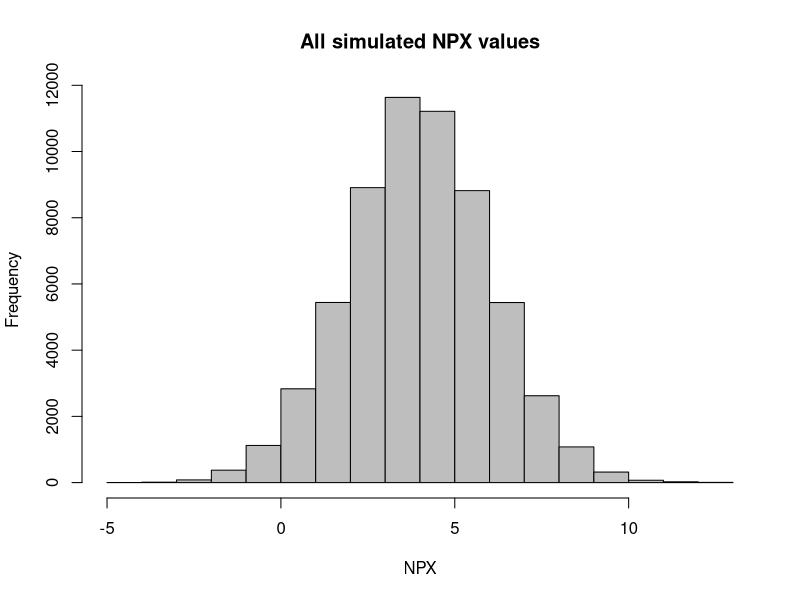
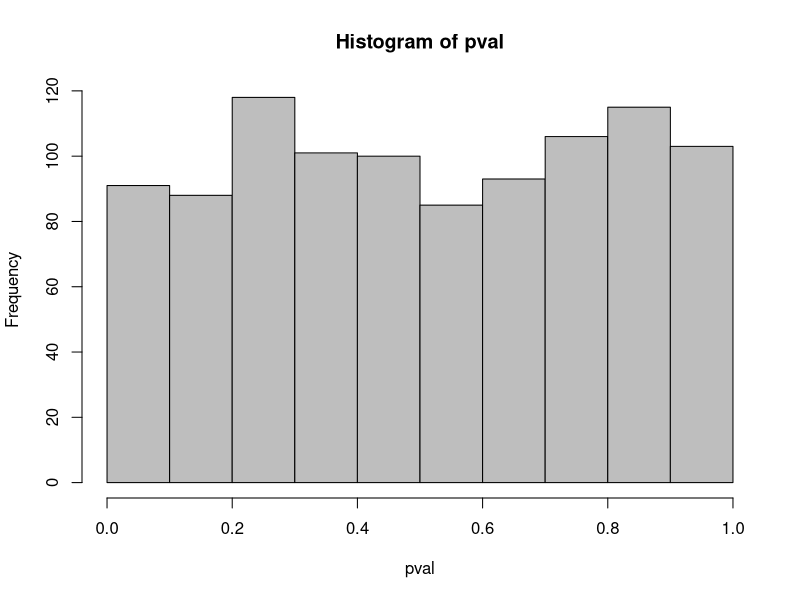
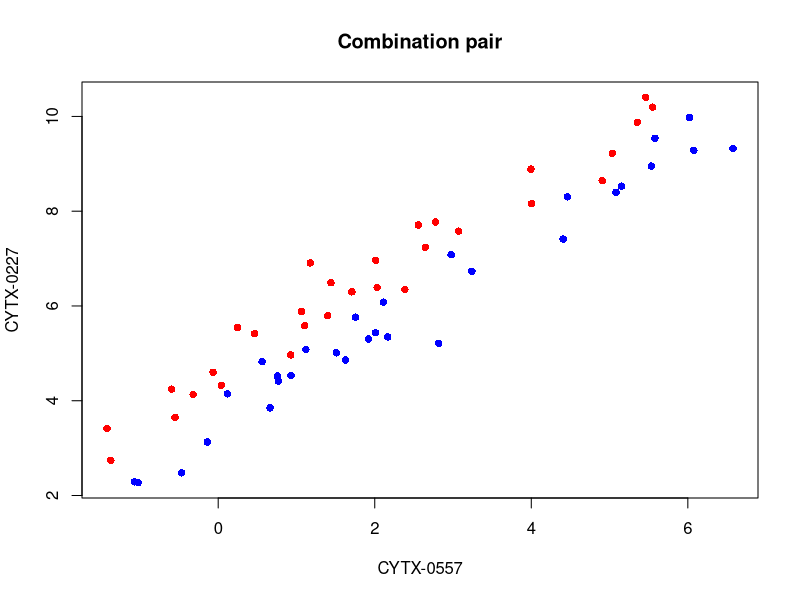
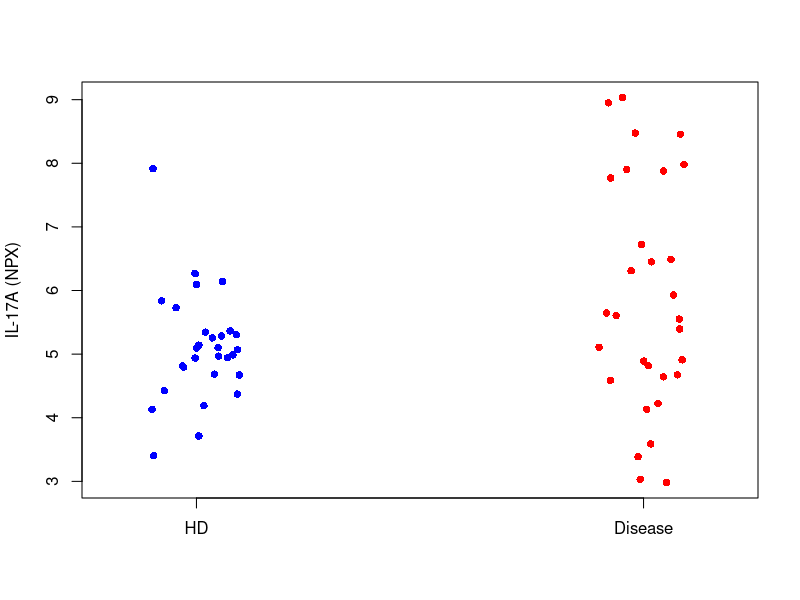
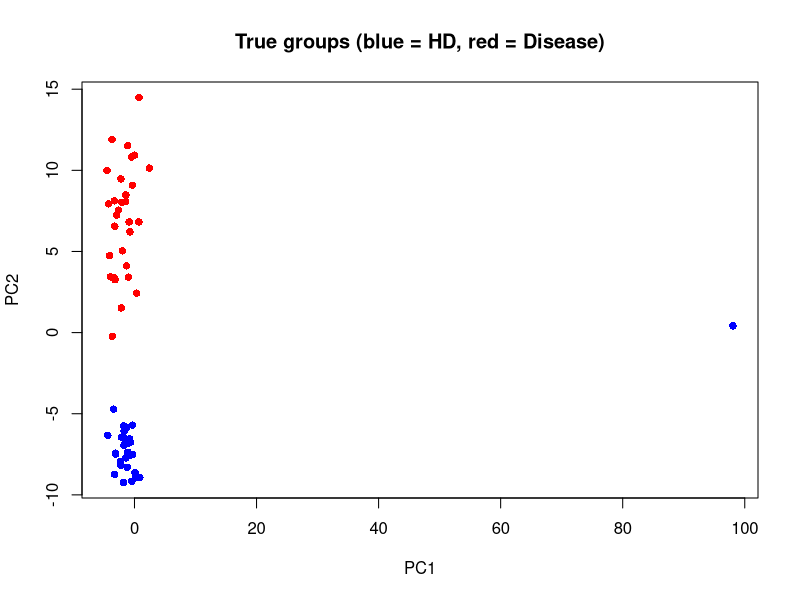
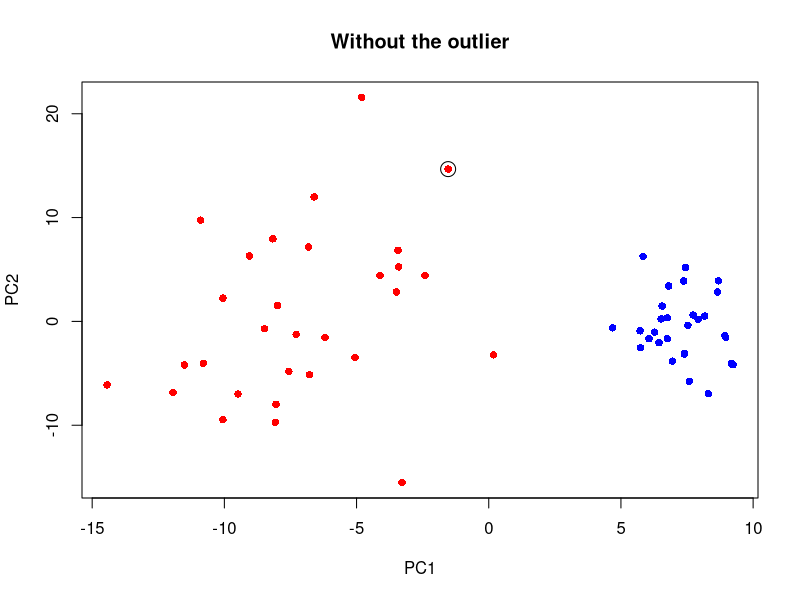
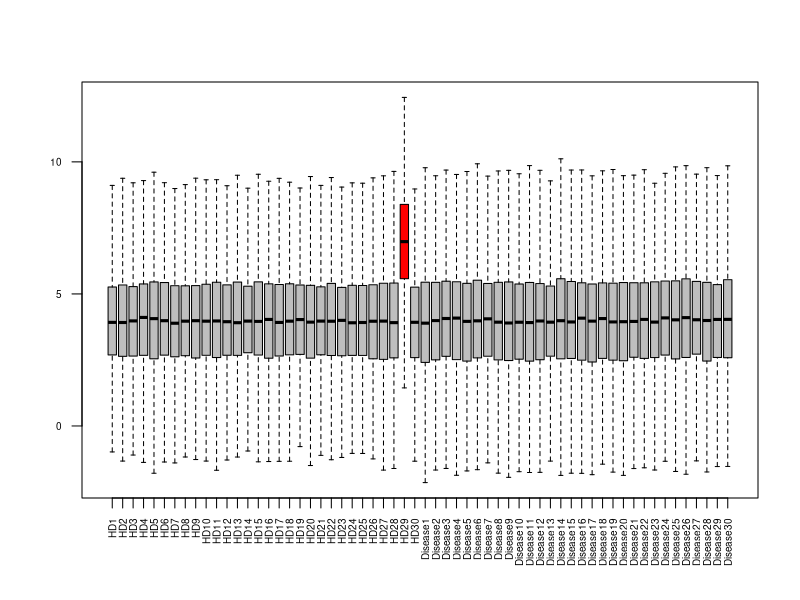
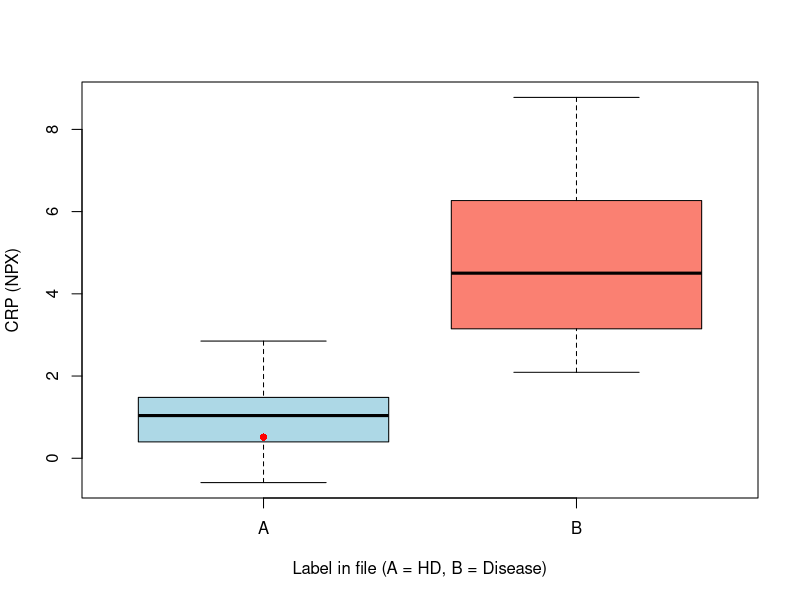

Here is the R script that generated these plots, in order:
## ---- chunk 1
olink_inflammation_cytokines_1000 = read.csv("olink_inflammation_cytokines_1000.csv")
## ---- chunk 2

set.seed(1)

# Defining dataset
n = 30      # Sample size
ng = 2      # Number of groups
p = 1000    # Number of variables

# Baseline level: some are abundant, some low
mu_p = rnorm(p, mean = 4, sd = 1.7)

# Biological variation between subjects
sd_p = runif(p, min = 0.6, max = 1.4)

# Putting data into a matrix
data = matrix(0, nrow = p, ncol = n*ng)
for (i in 1:p){
  data[i,] = rnorm(n*ng, mean = mu_p[i], sd = sd_p[i])
}

# Add column and row names to df
colnames(data) = c(paste("HD", 1:n, sep=""), paste("Disease", 1:n, sep=""))
rownames(data) = olink_inflammation_cytokines_1000$Assay
head(data)

# check overall distribution of the data, should be approx mean 4 and sd 2
mean(data)
sd(data)
hist(data, col = "grey", main = "All simulated NPX values", xlab = "NPX")

# columns of each group
hd_cols  = 1:n
dis_cols = (n + 1):(n * ng)
## ---- chunk 3
set.seed(2)                                   # separate seed for the manipulation

# Mean NPX increase in disease per marker (proteins not listed stay at 0)
marker_shift = c("IL-6"           = 2.5,
                 "TNF"            = 2.0,
                 "IL-1 beta"      = 2.0,
                 "IL-8"           = 2.0,
                 "CRP"            = 3.5,
                 "SAA1"           = 3.5,
                 "Calprotectin"   = 2.5,
                 "CXCL10 (IP-10)" = 2.0,
                 "CCL2 (MCP-1)"   = 2.0,
                 "IFN-gamma"      = 2.0)
all(names(marker_shift) %in% rownames(data))   # check that names are same

delta = marker_shift[rownames(data)]                    # NA for unlisted proteins
delta[is.na(delta)] = 0
delta = as.numeric(delta)

# Protein-to-protein variability around the marker shift
up = delta > 0
delta[up] = delta[up] + rnorm(sum(up), mean = 0, sd = 0.3)

# Disease severity per patient: 0.5 = mild, 1.5 = severe
severity = runif(n, min = 0.5, max = 1.5)

# Apply shift + inflate SD in the Disease group
sd_mult = 1.2                    # SD inflation for all Disease values 

dis      = data[, dis_cols]
dis_mean = rowMeans(dis)         # each protein's own disease mean

# Scale deviations around the protein mean (means stay put), then add the shift
dis = dis_mean + (dis - dis_mean) * sd_mult + outer(delta, severity)
data[, dis_cols] = dis

# Ground truth for validation
truth = data.frame(Protein   = rownames(data),
                   TrueDelta = delta,
                   Up        = up)
truth[truth$Up, ]


# Used further down in the answer key and review
inflam      = rownames(data)[up]
inflam_rows = which(up)
## ---- chunk 4

# 4.1 True diagnosis
group = c(rep("HD", n), rep("Disease", n))

# 4.2 Introduce 10 biomarkers
n_bio = 10

# Randomly select 10 proteins among synthetic ones (so they don't overlap with inflammation markers from section 3)
synthetic = which(olink_inflammation_cytokines_1000$Data_Source == "Synthetic placeholder")
biomarkers = sample(synthetic, n_bio)

# Effects in Disease group
fc = c(4, 3, 3, 2, 2, -4, -3, -3, -2, -2)

for (k in 1:n_bio) {
  data[biomarkers[k], dis_cols] =
    data[biomarkers[k], dis_cols] + fc[k]
}

# Display selected biomarkers
biomarker_names = rownames(data)[biomarkers]
biomarker_names

# 4.3 Introduce a combination marker (two proteins whose ratio differs)
combo = sample(setdiff(synthetic, biomarkers), 2)
combo_names = rownames(data)[combo]

shared = rnorm(n*ng, mean = 0, sd = 1.8)      # Variation shared by both proteins

data[combo[1],] = mu_p[combo[1]] + shared + rnorm(n*ng, mean = 0, sd = 0.3)
data[combo[2],] = mu_p[combo[2]] + shared + rnorm(n*ng, mean = 0, sd = 0.3)
data[combo[2], dis_cols] = data[combo[2], dis_cols] + 1   # Ratio is 2x higher in Disease

combo_names

# 4.4 Introduce a subgroup marker: IL-17A high in 8 of the 30 Disease patients
sub_marker = "IL-17A"
sub_marker %in% rownames(data) # check to see it's not misspelled

n_sub = 8
mildest = dis_cols[which.min(severity)]       # Kept out: this patient gets misdiagnosed in 4.6
subgroup = sample(setdiff(dis_cols, mildest), n_sub)

data[sub_marker, subgroup] = data[sub_marker, subgroup] + 3

# 4.5 Introduce one outlier patient
outlier = sample(hd_cols, 1)

data[, outlier] = data[, outlier] + 3

# 4.6 Introduce one misdiagnosed patient (mildest disease patient)
misdiag = mildest

group_obs = group
group_obs[misdiag] = "HD"

# Display the problematic patients
colnames(data)[outlier]
colnames(data)[misdiag]
colnames(data)[subgroup]
## ---- chunk 5
group_AB = ifelse(group_obs == "HD", "A", "B")   # A = HD, B = Disease

ord = sample(1:(n*ng))                           # Shuffle patient order
df = data.frame(group = group_AB[ord], t(data)[ord, ], check.names = FALSE)
write.csv(df, "simulated_dataset.csv", row.names = FALSE)

dim(df)                                          # Should be 60 x 1001
table(df$group)
## ---- chunk 6

# Proteins with a true difference between the groups
truth_proteins = data.frame(
  Protein    = c(inflam, biomarker_names, combo_names, sub_marker),
  Type       = c(rep("Inflammation marker", length(inflam)),
                 rep("Biomarker", n_bio),
                 rep("Combination pair (ratio)", 2),
                 "Subgroup marker (8 of 30 Disease)"),
  Effect_NPX = c(round(delta[inflam_rows], 2), fc, 0, 1, 3))  # Inflammation markers: average patient
# Combination pair: ratio is 2x (1 NPX) higher in Disease
truth_proteins

# Patients: true group, label in the file and row number in the file
truth_patients = data.frame(
  Patient       = colnames(data),
  True_group    = ifelse(group == "HD", "A", "B"),
  Label_in_file = group_AB,
  Row_in_file   = match(1:(n*ng), ord),
  Outlier       = 1:(n*ng) == outlier,
  Mislabelled   = group != group_obs,
  IL17_subgroup = 1:(n*ng) %in% subgroup)
truth_patients[truth_patients$Outlier | truth_patients$Mislabelled | truth_patients$IL17_subgroup, ]

write.csv(truth_proteins, "answer_key_proteins.csv", row.names = FALSE)
write.csv(truth_patients, "answer_key_patients.csv", row.names = FALSE)
## ---- chunk 7
# t-tests for all proteins (Welch's t-test, since Disease has a larger SD)
pval = NULL
for (i in 1:p){
  pval[i] = t.test(data[i,] ~ factor(group))$p.value
}
hist(pval, col = "grey")
padj = p.adjust(pval, method = "BH")
rownames(data)[padj < 0.05]                      # Should be the 20 univariate markers

# Combination pair: weak on their own, strong as a ratio
padj[combo]
t.test((data[combo[2],] - data[combo[1],]) ~ factor(group))$p.value
plot(data[combo[1],], data[combo[2],], col = ifelse(group == "HD", "blue", "red"), pch = 16,
     xlab = combo_names[1], ylab = combo_names[2], main = "Combination pair")

# Subgroup marker: not significant overall, but 8 patients clearly high
padj[rownames(data) == sub_marker]
stripchart(data[sub_marker,] ~ factor(group, levels = c("HD", "Disease")), vertical = TRUE,
           method = "jitter", pch = 16, col = c("blue", "red"), 
           ylab = paste(sub_marker, "(NPX)"))

# PCA: the two groups should separate
pca = prcomp(t(data))
plot(pca$x[,1], pca$x[,2], col = ifelse(group == "HD", "blue", "red"), pch = 16,
     xlab = "PC1", ylab = "PC2", main = "True groups (blue = HD, red = Disease)")

# PCA without the outlier: the mislabelled patient (black ring) sits among the disease patients
pca2 = prcomp(t(data[, -outlier]))
plot(pca2$x[,1], pca2$x[,2], col = ifelse(group[-outlier] == "HD", "blue", "red"), pch = 16,
     xlab = "PC1", ylab = "PC2", main = "Without the outlier")
points(pca2$x[colnames(data)[misdiag],1], pca2$x[colnames(data)[misdiag],2], cex = 2)

# Sample boxplots: the outlier patient should stand out
boxplot(data, las = 2, cex.axis = 0.6, outline = FALSE,
        col = ifelse(1:(n*ng) == outlier, "red", "grey"))

# What the other group will see: CRP by the labels in the file
# The mislabelled patient (red point) does NOT stand out on CRP alone
boxplot(data["CRP",] ~ group_AB, col = c("lightblue", "salmon"),
        xlab = "Label in file (A = HD, B = Disease)", ylab = "CRP (NPX)")
points(1, data["CRP", misdiag], col = "red", pch = 16)

# ...but it does on the combined inflammation markers (mean of the 10 markers)
inflam_score = colMeans(data[inflam_rows, -outlier])
boxplot(inflam_score ~ group_AB[-outlier], col = c("lightblue", "salmon"),
        xlab = "Label in file (A = HD, B = Disease)", ylab = "Mean of inflammation markers (NPX)")
points(1, inflam_score[colnames(data)[misdiag]], col = "red", pch = 16)
